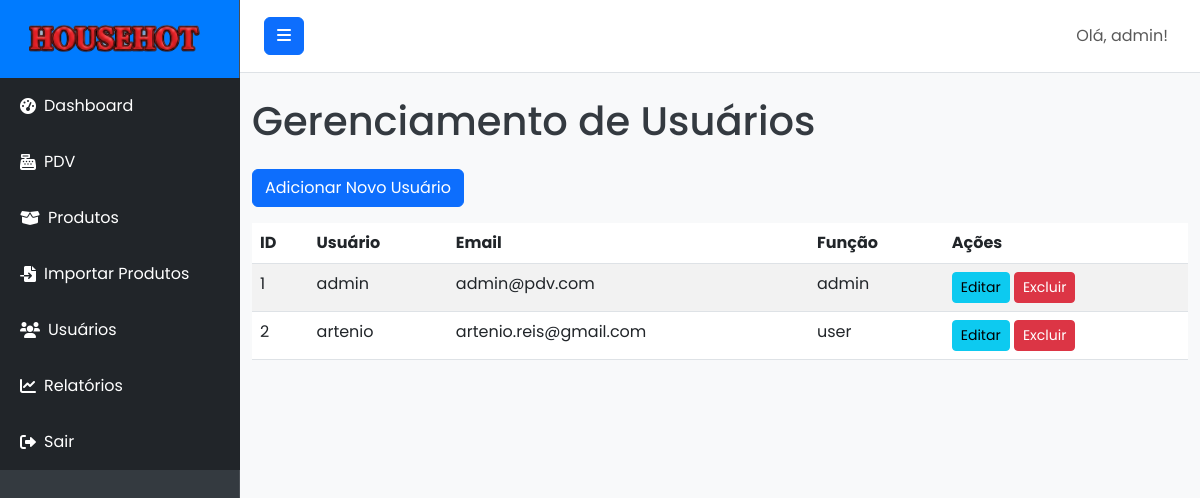
Page /users (signed in) on the earlier database version.
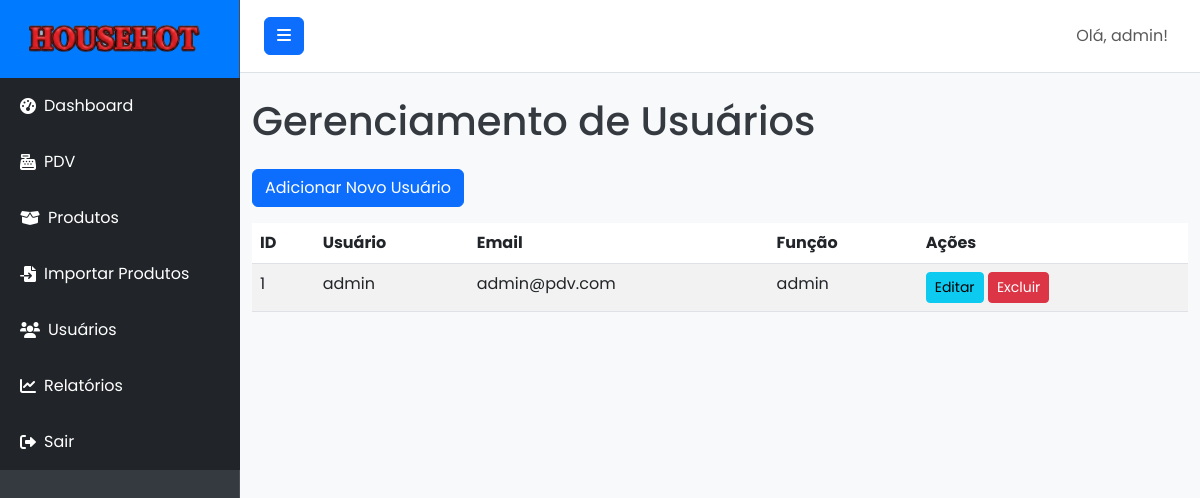
Same page on the later database version.
### models.py (models this page shows, shortened)
class User(UserMixin, db.Model):
    id = db.Column(db.Integer, primary_key=True)
    username = db.Column(db.String(80), unique=True, nullable=False)
    email = db.Column(db.String(120), unique=True, nullable=False)
    password_hash = db.Column(db.String(128), nullable=False)
    role = db.Column(db.String(20), default='user', nullable=False) # 'admin' ou 'user'
    sales = db.relationship('Sale', backref='operator', lazy=True) # Relação com vendas
    def is_admin(self):
        return self.role == 'admin'

### routes.py (the view)
@main_bp.route('/users')
@admin_required
def users():
    return render_template('users.html', users=User.query.all())

### routes.py (called while the page is built)
def admin_required(f):
    @wraps(f)
    @login_required
    def decorated_function(*args, **kwargs):
        if not current_user.is_admin():
            flash('Você não tem permissão para acessar esta página.', 'danger')
            return redirect(url_for('main.dashboard'))
        return f(*args, **kwargs)
    return decorated_function

### templates/users.html (shortened to what this page needs)
{% extends "base.html" %}
    {% block content %}
    <h1 class="mb-4">Gerenciamento de Usuários</h1>
    <a href="{{ url_for('main.add_user') }}" class="btn btn-primary mb-3">Adicionar Novo Usuário</a>
    <table class="table table-striped table-hover">
        <thead>
            <tr>
                <th>ID</th>
                <th>Usuário</th>
                <th>Email</th>
                <th>Função</th>
                <th>Ações</th>
            </tr>
        </thead>
        <tbody>
            {% for user in users %}
            <tr>
                <td>{{ user.id }}</td>
                <td>{{ user.username }}</td>
                <td>{{ user.email }}</td>
                <td>{{ user.role }}</td>
                <td>
                    <a href="{{ url_for('main.add_user') }}" class="btn btn-sm btn-info">Editar</a>
                    <form action="{{ url_for('main.delete_user', user_id=user.id) }}" method="POST" class="d-inline">
                        <button type="submit" class="btn btn-sm btn-danger" onclick="return confirm('Tem certeza que deseja excluir este usuário?');">Excluir</button>
                    </form>
                </td>
            </tr>
            {% else %}
            <tr>
                <td colspan="5" class="text-center">Nenhum usuário cadastrado.</td>
            </tr>
            {% endfor %}
        </tbody>
    </table>
    {% endblock %}

### templates/base.html (shortened to what this page needs)
<!DOCTYPE html>
<html lang="pt-br">
<head>
    <link href="https://cdn.jsdelivr.net/npm/bootstrap@5.3.0/dist/css/bootstrap.min.css" rel="stylesheet">
    <link rel="stylesheet" href="https://cdnjs.cloudflare.com/ajax/libs/font-awesome/6.0.0-beta3/css/all.min.css">
    <link rel="stylesheet" href="{{ url_for('static', filename='css/style.css') }}">
</head>
<body>
    <div class="d-flex" id="wrapper">
        <div class="bg-dark border-right" id="sidebar-wrapper">
            <div class="sidebar-heading text-white text-center py-4 fs-4 fw-bold">
                <img src="{{ url_for('static', filename='img/logo.png') }}" alt="Logo" class="me-2" style="height: 30px;">
            </div>
            <div class="list-group list-group-flush">
                <a href="{{ url_for('main.dashboard') }}" class="list-group-item list-group-item-action bg-dark text-white">
                    <i class="fas fa-tachometer-alt me-2"></i> Dashboard
                </a>
                <a href="{{ url_for('main.pdv') }}" class="list-group-item list-group-item-action bg-dark text-white">
                    <i class="fas fa-cash-register me-2"></i> PDV
                </a>
                {% if current_user.is_authenticated and current_user.is_admin() %}
                <a href="{{ url_for('main.products') }}" class="list-group-item list-group-item-action bg-dark text-white">
                    <i class="fas fa-box-open me-2"></i> Produtos
                </a>
                <a href="{{ url_for('main.import_products') }}" class="list-group-item list-group-item-action bg-dark text-white">
                    <i class="fas fa-file-import me-2"></i> Importar Produtos
                </a>
                <a href="{{ url_for('main.users') }}" class="list-group-item list-group-item-action bg-dark text-white">
                    <i class="fas fa-users me-2"></i> Usuários
                </a>
                <a href="{{ url_for('main.reports') }}" class="list-group-item list-group-item-action bg-dark text-white">
                    <i class="fas fa-chart-line me-2"></i> Relatórios
                </a>
                {% endif %}
                <a href="{{ url_for('main.logout') }}" class="list-group-item list-group-item-action bg-dark text-white">
                    <i class="fas fa-sign-out-alt me-2"></i> Sair
                </a>
            </div>
        </div>
        <div id="page-content-wrapper">
            <nav class="navbar navbar-expand-lg navbar-light bg-light border-bottom">
                <button class="btn btn-primary" id="menu-toggle">
                    <i class="fas fa-bars"></i>
                </button>
                <div class="collapse navbar-collapse" id="navbarSupportedContent">
                    <ul class="navbar-nav ms-auto mt-2 mt-lg-0">
                        <li class="nav-item active">
                            <a class="nav-link" href="#">Olá, {{ current_user.username }}!</a>
                        </li>
                    </ul>
                </div>
            </nav>
            <div class="container-fluid py-4">
                {% block content %}{% endblock %}
            </div>
        </div>
    </div>
</body>
</html>

Differences in the rows shown:
removed User: id "2", username "artenio", email "artenio.reis@gmail.com", role "user"
